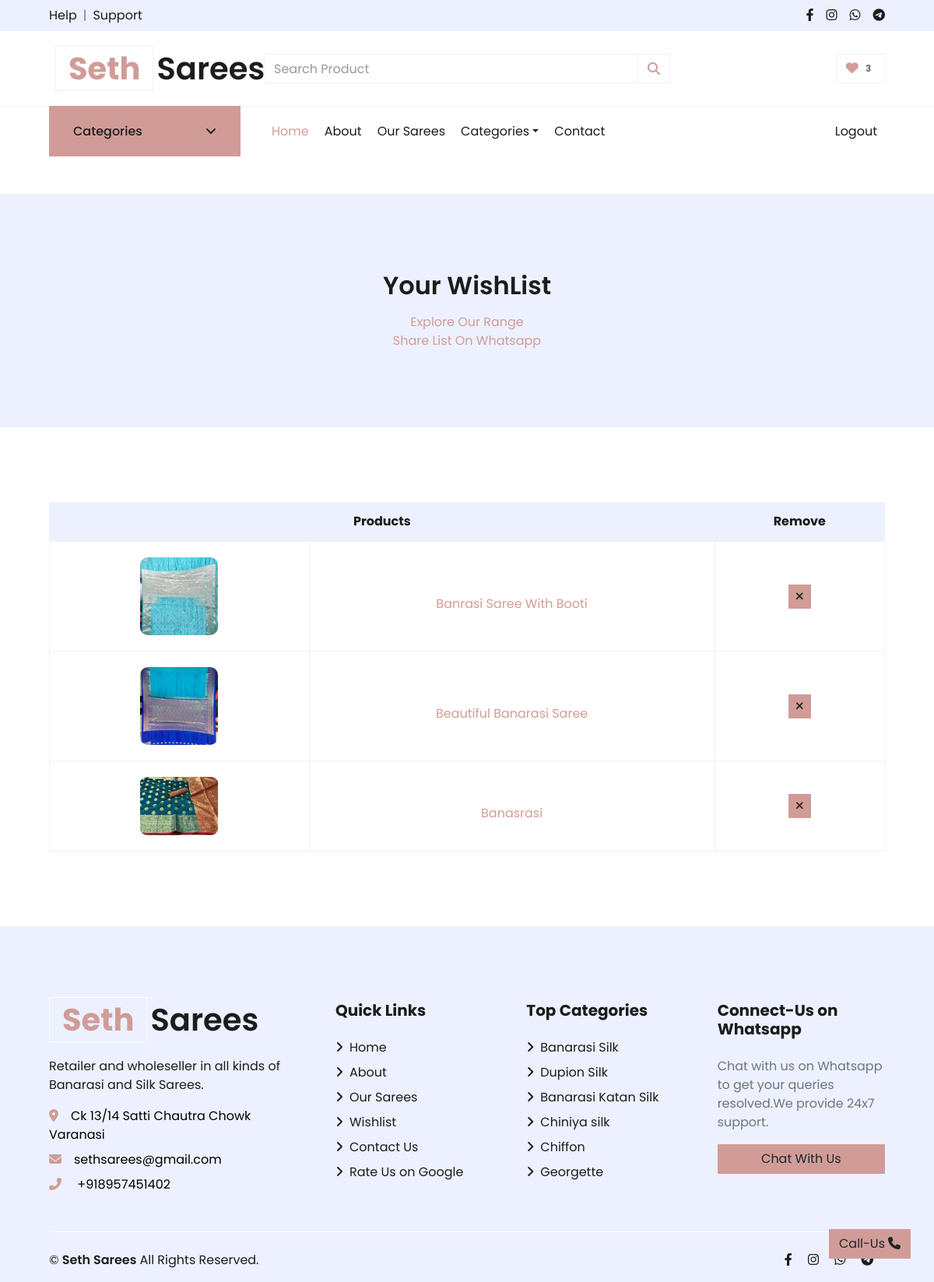
Before: /wishlist (signed in) with the older database file.
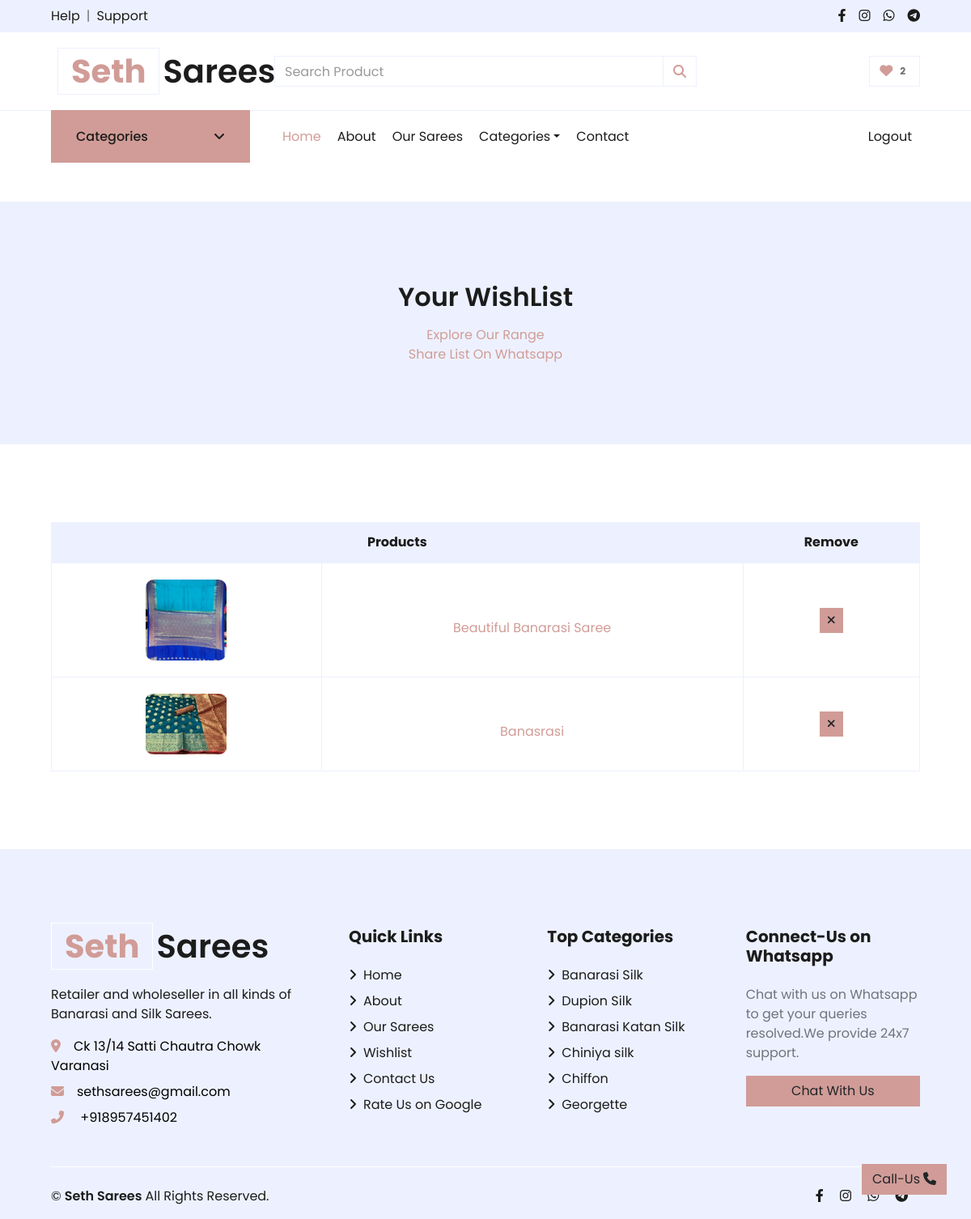
After: the same page with the newer database file.
### store/models/wishlist.py (models this page shows)
class Wishlist(models.Model):
    customer = models.ForeignKey(Customer, on_delete=models.CASCADE, default=1)
    product = models.ForeignKey(Product, on_delete=models.CASCADE, default=1)

### store/models/product.py (models this page shows, shortened)
class Product(models.Model):
    name = models.CharField(max_length=50)
    price = models.IntegerField(default=0)
    category = models.ForeignKey(Category, on_delete=models.CASCADE, default=1)
    description = models.TextField( default='' , null=True , blank=True)
    short_description= models.TextField( default='' , null=True , blank=True)
    image = models.ImageField(upload_to='uploads/products/')
    image1 = models.ImageField(upload_to='uploads/products/')
    image2 = models.ImageField(upload_to='uploads/products/')

### store/models/customer.py (models this page shows, shortened)
class Customer(models.Model):
    first_name = models.CharField(max_length=50)
    last_name = models.CharField(max_length=50)
    phone_number=models.CharField(max_length=15)
    email=models.EmailField()
    password=models.CharField(max_length=500)

### store/models/category.py (models this page shows, shortened)
class Category(models.Model):
    name = models.CharField(max_length=50)
    image = models.ImageField(default='',upload_to='uploads/category_img/')
    description = models.TextField( default='' , null=True , blank=True)
    def __str__(self):
        return self.name

### store/views/wishlist.py (the view)
# urls.py: path('wishlist',show_wishlist),
def show_wishlist(request):
    customer_id=request.session.get('customer')
    if(customer_id):
        customer=Customer.objects.get(id=customer_id)
        wishlist=Wishlist.objects.filter(customer=customer_id)
        wishlist_len=len(wishlist)
        data['wishlist']=wishlist
        data['customer_name']=customer.first_name+customer.last_name
        data['wishlist_len']=wishlist_len
        return render(request,'wishlist.html',data)
    else :
        next = request.GET.get('next', '/')
        url='login?next='+next
        return redirect(url)

### store/templates/wishlist.html (shortened to what this page needs)
{% extends 'base.html' %}
{% load static %}
{% block content %}
    <div class="container-fluid bg-secondary mb-5">
        <div class="d-flex flex-column align-items-center justify-content-center" style="min-height: 300px">
            <h2 class="font-weight-semi-bold  mb-3">Your WishList</h2>
            <div class="d-flex flex-column text-center align-items-center justify-content-center ">
                <p class="m-0"><a href="/category">Explore Our Range</a></p>
                <p class="m-0">
                    <a href="https://wa.me/{{phone_no}}?text= Hey I am {{customer_name}} and I have prepared my list on URL: {{ request.get_host }}/show-sent-list?customer_id={{request.session.customer}} kindly check it">Share List On Whatsapp</a>
                </p>
            </div>
        </div>
    </div>
    <div class="container-fluid pt-5">
        <div class="row px-xl-5">
            <div class="col-lg-12 table-responsive mb-5">
                <table class="table table-bordered text-center mb-0">
                    <thead class="bg-secondary text-dark">
                        <tr>
                            <th colspan="2">Products {{wishlist.length}}</th>
                            <th>Remove</th>
                        </tr>
                    </thead>
                    <tbody class="align-middle">
                        {%for entry in wishlist%}
                        <tr>
                            <td class=""><a href="/detail?product={{entry.product.id}}"><img src="{{entry.product.image.url}}" alt="" style="width: 100px;border-radius: 10%;"  class="m-2"></a> </td>
                            <td class="text-center pt-5" style="vertical-align: middle;"><a href="/detail?product={{entry.product.id}}"> <a href="/detail?product={{entry.product.id}}"><p> {{entry.product.name}}</p></a></td>
                            <td class="align-middle"><form action="/remove-item" method="POST">
                                <button type="submit" method="POST" class="btn btn-sm btn-primary"><i class="fa fa-times"></i></button></form>
                            </td>
                        </tr>
                        {%endfor%}
                    </tbody>
                </table>
            </div>
        </div>
    </div>
    {% endblock content%}

### store/templates/base.html (shortened to what this page needs)
<!DOCTYPE html>
<html lang="en">
    {% load static %}
<head>
    <link rel="stylesheet" href="https://cdnjs.cloudflare.com/ajax/libs/font-awesome/6.2.1/css/all.min.css" />
    <link href="{% static './store/lib/owlcarousel/assets/owl.carousel.min.css' %}" rel="stylesheet">
    <link rel="stylesheet" href="https://unpkg.com/aos@next/dist/aos.css" />
    <link href="{% static './store/css/style.css' %}" rel="stylesheet">
</head>
<body>
    <div class="container-fluid">
        <div class="row bg-secondary py-2 px-xl-5">
            <div class="col-lg-6 d-none d-lg-block">
                <div class="d-inline-flex align-items-center">
                    <a class="text-dark" href="https://wa.me/{{phone_no}}?text=Hello,+I+needed+some+help+related+to+your+store">Help</a>
                    <span class="text-muted px-2">|</span>
                    <a class="text-dark" href="https://wa.me/{{phone_no}}?text=Hello,+I+needed+some+support+related+to+your+store">Support</a>
                </div>
            </div>
            <div class="col-lg-6 text-center text-lg-right">
                <div class="d-inline-flex align-items-center">
                    <a class="text-dark px-2" href="https://www.facebook.com/profile.php?id=100089091092224">
                        <i class="fab fa-facebook-f"></i>
                    </a>
                    <a class="text-dark px-2" href="https://www.instagram.com/seth_sarees/">
                        <i class="fab fa-instagram"></i>
                    </a>
                    <a class="text-dark px-2" href="https://wa.me/{{phone_no}}?text=Hello,+I+am+interested+in+knowing+more+about+your+Store">
                        <i class="fab fa-whatsapp"></i>
                    </a>
                    <a class="text-dark pl-2" href="">
                        <i class="fab fa-telegram"></i>
                    </a>
                </div>
            </div>
        </div>
        <div class="row align-items-center py-3 px-xl-5">
            <div class="col-lg-3 d-none d-lg-block">
                <a href='/' class="text-decoration-none">
                    <h1 class="m-2 display-5 font-weight-semi-bold"><span class="text-primary font-weight-bold border px-3 mr-1">Seth</span>Sarees</h1>
                </a>
            </div>
            <div class="col-lg-6 col-6 text-left">
                <form method="GET" action="/search" >
                    <div class="input-group">
                        <input type="text" class="form-control" placeholder="Search Product" name="search" id="search">
                        <div class="input-group-append">
                            <span class=" btn btn-primary input-group-text  bg-transparent text-primary">
                                <i class="fa fa-search"></i>
                            </span>
                        </div>
                    </div>
                </form>
            </div>
            <div class="col-lg-3 col-6 text-right">
                <a href="/wishlist?next={{ request.get_full_path|urlencode }}" class="btn border">
                    <i class="fas fa-heart text-primary"></i>
                    <span class="badge">{{wishlist_len}}</span>
                </a>
            </div>
        </div>
    </div>
    <div class="container-fluid mb-5">
        <div class="row border-top px-xl-5">
            <div class="col-lg-3 d-none d-lg-block">
                <a class="btn shadow-none d-flex align-items-center justify-content-between bg-primary text-white w-100" data-toggle="collapse" href="#navbar-vertical" style="height: 65px; margin-top: -1px; padding: 0 30px;">
                    <h6 class="m-0">Categories</h6>
                    <i class="fa fa-angle-down text-dark"></i>
                </a>
            </div>
            <div class="col-lg-9">
                <nav class="navbar navbar-expand-lg bg-light navbar-light py-3 py-lg-0 px-0">
                    <div class="collapse navbar-collapse justify-content-between" id="navbarCollapse">
                        <div class="navbar-nav mr-auto py-0">
                            <a href="/" class="nav-item nav-link active">Home</a>
                            <a href="/about" class="nav-item nav-link">About</a>
                            <a href="/category" class="nav-item nav-link">Our Sarees</a>
                            <div class="nav-item dropdown">
                                <a href="#" class="nav-link dropdown-toggle" data-toggle="dropdown">Categories</a>
                            </div>
                            <a href="/contact" class="nav-item nav-link">Contact</a>
                        </div>
                        <div class="navbar-nav ml-auto py-0">
                            {%if not request.session.customer%}
                            <a href="/login?next={{ request.get_full_path|urlencode }}" class="nav-item nav-link">Login</a>
                            <a href="/signup" class="nav-item nav-link">Sign Up</a>
                            {%else%}
                            <a href="/logout?next={{ request.get_full_path|urlencode }}" class="nav-item nav-link">Logout</a>
                            {%endif%}
                        </div>
                    </div>
                </nav>
            </div>
        </div>
    </div>
        {%block content%}
        {%endblock%}
    <div class="container-fluid bg-secondary text-dark mt-5 pt-5">
        <div class="row px-xl-5 pt-5">
            <div class="col-lg-4 col-md-12 mb-5 pr-3 pr-xl-5">
                <a href="/" class="text-decoration-none">
                    <h1 class="mb-4 display-5 font-weight-semi-bold"><span class="text-primary font-weight-bold border border-white px-3 mr-1">Seth</span>Sarees</h1>
                </a>
                <p>Retailer and wholeseller in all kinds of Banarasi and Silk Sarees.</p>
                <p class="mb-2"><i class="fa fa-map-marker-alt text-primary mr-3"></i><a href="https://www.google.com/search?q=seth%20sarees&oq=seth&aqs=chrome.0.69i59j69i57j69i59j69i60j69i61l2j69i60.1882j0j4&sourceid=chrome&ie=UTF-8&tbs=lf:1,lf_ui:10&tbm=lcl&sxsrf=ALiCzsaSynD1unvd0ebaW9NJ0Fx-3SjwXA:1671827345404&rflfq=1&num=10&rldimm=527673046138865702&lqi=CgtzZXRoIHNhcmVlc0iz8qLwsq6AgAhaHRAAEAEYABgBIgtzZXRoIHNhcmVlcyoGCAIQABABkgEXZGVzaWduZXJfY2xvdGhpbmdfc3RvcmU&phdesc=J3chXqvknqQ&ved=2ahUKEwjjtbGYypD8AhVH03MBHdmAB1gQvS56BAgYEAE&sa=X&rlst=f#rlfi=hd:;si:527673046138865702,l,CgtzZXRoIHNhcmVlc0iz8qLwsq6AgAhaHRAAEAEYABgBIgtzZXRoIHNhcmVlcyoGCAIQABABkgEXZGVzaWduZXJfY2xvdGhpbmdfc3RvcmU,y,J3chXqvknqQ;mv:[[25.6578831,83.0200176],[25.2926608,82.8717667]];tbs:lrf:!1m4!1u3!2m2!3m1!1e1!2m1!1e3!3sIAE,lf:1,lf_ui:10" style="color:black;">{{address}}</a></p>
                <p class="mb-2"><i class="fa fa-envelope text-primary mr-3"></i><a href="mailto:someone@example.com" style="color:black;">{{email}}</a></p>
                <p class="mb-0"><i class="fa fa-phone-alt text-primary mr-3"></i><a href="tel:+{{phone_no}}" style="color:black;"> +{{phone_no}}</a></p>
            </div>
            <div class="col-lg-8 col-md-12">
                <div class="row">
                    <div class="col-md-4 mb-5">
                        <h5 class="font-weight-bold text-dark mb-4">Quick Links</h5>
                        <div class="d-flex flex-column justify-content-start">
                            <a class="text-dark mb-2" href="/"><i class="fa fa-angle-right mr-2"></i>Home</a>
                            <a class="text-dark mb-2" href="/about"><i class="fa fa-angle-right mr-2"></i>About</a>
                            <a class="text-dark mb-2" href="/category"><i class="fa fa-angle-right mr-2"></i>Our Sarees</a>
                            <a class="text-dark mb-2" href="checkout.html"><i class="fa fa-angle-right mr-2"></i>Wishlist</a>
                            <a class="text-dark mb-2" href="/contact"><i class="fa fa-angle-right mr-2"></i>Contact Us</a>
                            <a class="text-dark mb-2" href="https://www.google.com/search?q=seth%20sarees&oq=seth+sarees&aqs=chrome..69i57j69i59j69i61l3.2280j0j4&sourceid=chrome&ie=UTF-8&tbs=lrf:!1m4!1u3!2m2!3m1!1e1!2m1!1e3!3sIAE,lf:1,lf_ui:10&tbm=lcl&sxsrf=ALiCzsb6kLBLebcYjMVq3ZZjTXegQRwJRQ:1671576707763&rflfq=1&num=10&rldimm=527673046138865702&lqi=CgtzZXRoIHNhcmVlc0iz8qLwsq6AgAhaHRAAEAEYABgBIgtzZXRoIHNhcmVlcyoGCAIQABABkgEXZGVzaWduZXJfY2xvdGhpbmdfc3RvcmU&phdesc=J3chXqvknqQ&ved=2ahUKEwjQ5oW_pIn8AhVywXMBHfXHBNoQvS56BAgeEAE&sa=X&rlst=f#lrd=0x398e2e1ed9ad1ce9:0x752abd6f8a7c826,3,,,&rlfi=hd:;si:527673046138865702,l,CgtzZXRoIHNhcmVlc0iz8qLwsq6AgAhaHRAAEAEYABgBIgtzZXRoIHNhcmVlcyoGCAIQABABkgEXZGVzaWduZXJfY2xvdGhpbmdfc3RvcmU,y,J3chXqvknqQ;mv:[[25.6592943,83.033485],[25.2677299,82.87100439999999]];tbs:lrf:!1m4!1u3!2m2!3m1!1e1!2m1!1e3!3sIAE,lf:1,lf_ui:10"><i class="fa fa-angle-right mr-2"></i>Rate Us on Google</a>
                        </div>
                    </div>
                    <div class="col-md-4 mb-5">
                        <h5 class="font-weight-bold text-dark mb-4">Top Categories</h5>
                        <div class="d-flex flex-column justify-content-start">
                            {% for category in categories|slice:":6" %}
                            <a class="text-dark mb-2" href="/category?category={{category.id}}"><i class="fa fa-angle-right mr-2"></i>{{category}}</a>
                            {% endfor %}
                        </div>
                    </div>
                    <div class="col-md-4 mb-3" >
                        <h5 class="font-weight-bold text-dark mb-4">Connect-Us on Whatsapp</h5>
                        <div class="d-flex flex-column ">
                            <p class=text-muted>Chat with us on Whatsapp to get your queries resolved.We provide 24x7 support.</p>
                            <a href="https://wa.me/{{phone_no}}?text=Hello,+I+am+interested+in+knowing+more+about+your+Store" class="btn btn-primary px-3 w-100">Chat With Us</a>
                        </div>
                    </div>
                </div>
            </div>
        </div>
        <div class="row border-top border-light mx-xl-5 pt-4">
            <div class="col-md-6 px-xl-0">
                <p class="mb-md-0 text-center text-md-left text-dark">
                    <div class=" d-flex align-items-center">
                        &copy; <a class="px-1 text-dark font-weight-semi-bold" href="#">Seth Sarees</a> All Rights Reserved.
                    </div>
                </p>
            </div>
            <div class="col-md-6 px-xl-0">
                <div class="col  text-center  text-sm-right ">
                        <a class="text-dark px-2" href="https://www.facebook.com/profile.php?id=100089091092224">
                            <i class="fab fa-facebook-f"></i>
                        </a>
                        <a class="text-dark px-2" href="https://www.instagram.com/seth_sarees/">
                            <i class="fab fa-instagram"></i>
                        </a>
                        <a class="text-dark px-2" href="https://wa.me/{{phone_no}}?text=Hello,+I+am+interested+in+knowing+more+about+your+Store">
                            <i class="fab fa-whatsapp"></i>
                        </a>
                        <a class="text-dark pl-2" href="">
                            <i class="fab fa-telegram"></i>
                        </a>
                </div>
            </div>
        </div>
    </div>
    <a href="tel:+{{phone_no}}"  class="btn btn-primary back-to-top">Call-Us <span class="pl-1"><i class="fa fa-phone" ></i></span></a>
</body>

Changed rows visible on the page:
removed Wishlist: product.image (picture), product.name "Banrasi Saree With Booti"
Other visible differences:
{{ wishlist_len }}: "3" → "2"
